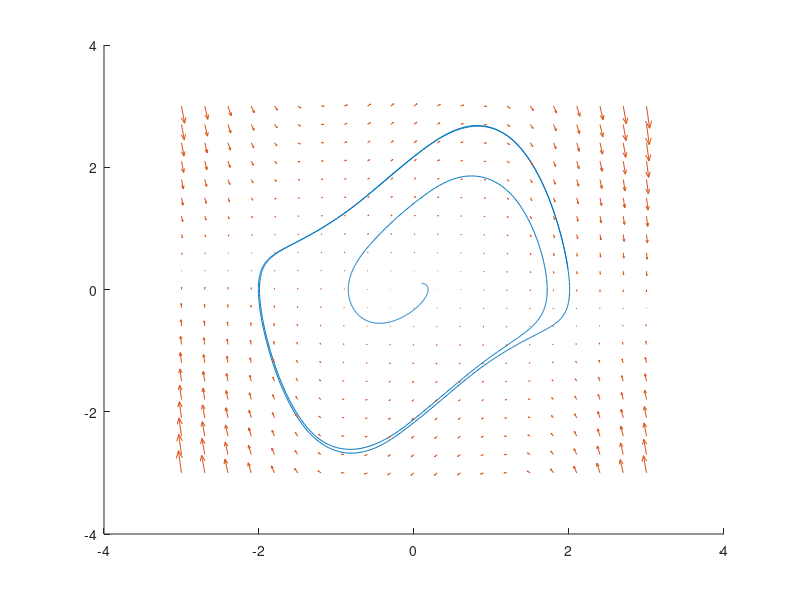

Write the MATLAB code that produced this figure.
function [] = gyak02()
  %konstansok
  U = 1;
  
  %Egyenletrendszer
  %x'=y
  %y'=U(1-x^2)*y-x
  
  %x=a(1)
  %y=a(2)
  
  f = @(t,a) [...
    a(2);...
    U*(1-a(1)^2)*a(2)-a(1);...
  ];
  
  %kezdeti értékek
  ido = 0:0.01:20;
  kezdeti = [0.1 0.1]
  
  %megoldás
  [t, a] = ode45(f,ido,kezdeti);
  
  abra = figure;
  hold on;
  plot(a(:,1),a(:,2));
  [x y] = meshgrid(-3:0.3:3);
  quiver(x,y,y,U*(1-x.^2).*y-x);
  hold off;
  
end